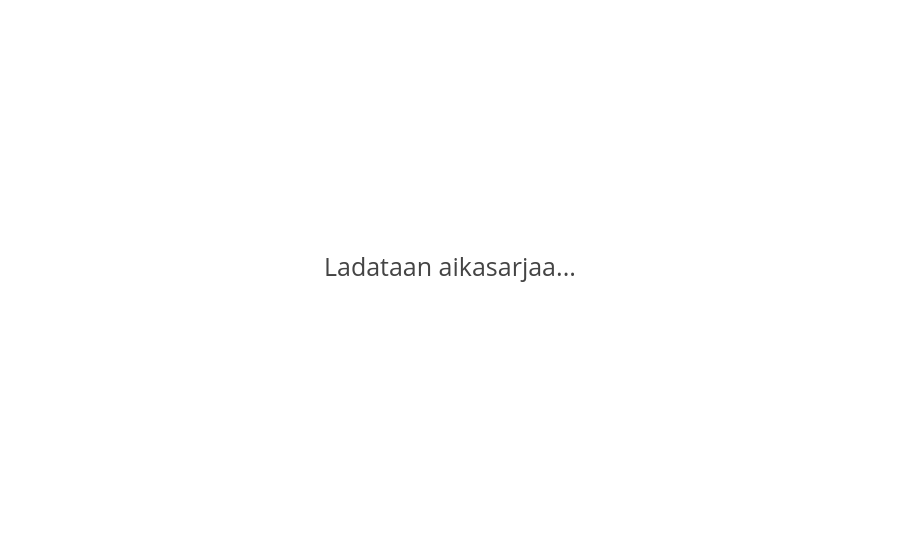

Here is the notebook cell this chart was saved with:
### Code cell
fig_df = pd.DataFrame([{'x':0, 'y':0, 'text':'Ladataan aikasarjaa...'}])
default_fig = px.scatter(fig_df, x='x',y='y',text='text', template = 'none')
default_fig.update_traces(mode='text',textfont_size=25)
default_fig.update_xaxes(showgrid=False, visible=False)
default_fig.update_yaxes(showgrid=False, visible=False)
default_fig

### Figure 1 — Plotly figure (JSON) as saved in the notebook; plotly's stock layout.template omitted (floating-point values rounded to 4 significant figures)
{"data": [{"hovertemplate": "x=%{x}<br>y=%{y}<br>text=%{text}<extra></extra>", "legendgroup": "", "marker": {"color": "#1F77B4", "symbol": "circle"}, "mode": "text", "name": "", "orientation": "v", "showlegend": false, "text": ["Ladataan aikasarjaa..."], "textfont": {"size": 25}, "type": "scatter", "x": [0], "xaxis": "x", "y": [0], "yaxis": "y"}], "layout": {"legend": {"tracegroupgap": 0}, "margin": {"t": 60}, "xaxis": {"anchor": "y", "domain": [0, 1], "showgrid": false, "title": {"text": "x"}, "visible": false}, "yaxis": {"anchor": "x", "domain": [0, 1], "showgrid": false, "title": {"text": "y"}, "visible": false}}}
